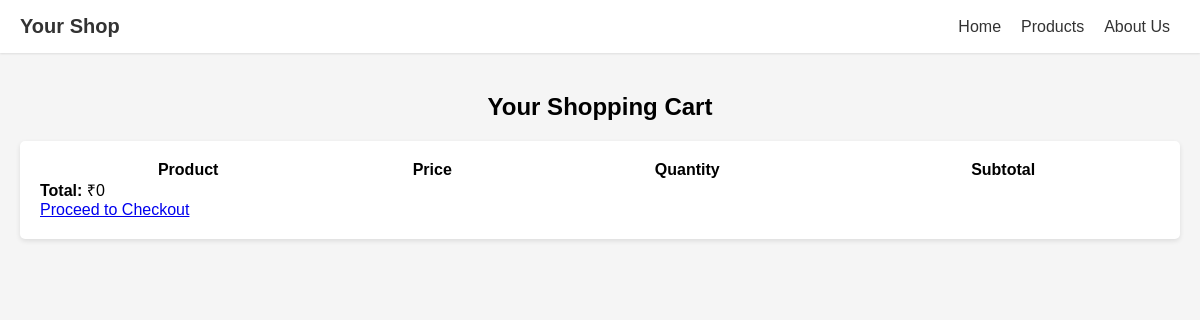
Before: /cart2.php with the older database file.
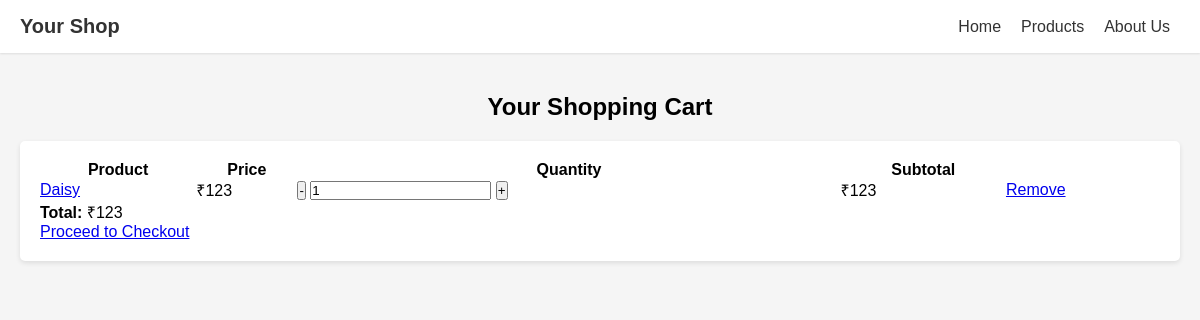
After: the same page with the newer database file.
### tables this page shows
CREATE TABLE IF NOT EXISTS `cart` (
  `username` varchar(200) NOT NULL,
  `name` varchar(250) NOT NULL,
  `qty` int NOT NULL,
  `price` double NOT NULL,
  `subtotal` int NOT NULL,
  `id` int NOT NULL AUTO_INCREMENT,
  PRIMARY KEY (`id`)
);

### cart2.php (the view, shortened to what this page needs)
<?php
$username=$_SESSION['username'];
?>
<!DOCTYPE html>
<html lang="en">
<head>
  </head>
<body>
  <header>
    <div class="logo">
      Your Shop
    </div>
    <nav>
      <a href="#">Home</a>
      <a href="#">Products</a>
      <a href="#">About Us</a>
    </nav>
  </header>
  <section>
    <div class="heading">
      Your Shopping Cart
    </div>
    <div class="cart-container">
      <table class="cart-table">
        <thead>
          <tr>
            <th>Product</th>
            <th>Price</th>
            <th>Quantity</th>
            <th>Subtotal</th>
            <th></th>
          </tr>
        </thead>
        <tbody>
          <?php
          include 'connect.php';
          $select = "select * from cart where username='$username'";
          $total = 0;
          $query1 = mysqli_query($con, $select);
          while ($row = mysqli_fetch_array($query1)) {
            $total = $total + $row['subtotal'];
            ?>
            <tr>
              <td>
                <a href="#"><?php echo $row["name"]; ?></a>
              </td>
              <td>₹<?php echo $row["price"]; ?></td>
              <td>
                <div class="cart-quantity">
                  <button>-</button>
                  <input type="number" value="<?php echo $row["qty"]; ?>" min="1">
                  <button>+</button>
                </div>
              </td>
              <td>₹<?php echo $row["subtotal"]; ?></td>
              <td>
                <a href="#" class="remove-item">Remove</a>
              </td>
            </tr>
          <?php
          }
          ?>
        </tbody>
      </table>
      <div class="cart-summary">
        <p><strong>Total:</strong> ₹<?php echo $total; ?></p>
        <a href="payment2.php" class="checkout-btn">Proceed to Checkout</a>
      </div>
    </div>
  </section>
</body>
</html>

Changed rows visible on the page:
added cart: name "Daisy", price "123", qty "1", subtotal "123"
Other visible differences:
$total: "0" → "123"
